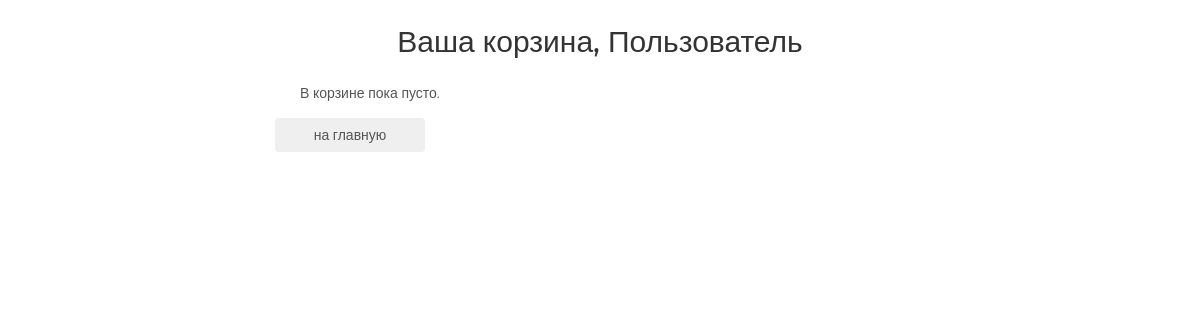
The page /basket/ (signed in) on the database as committed earlier.
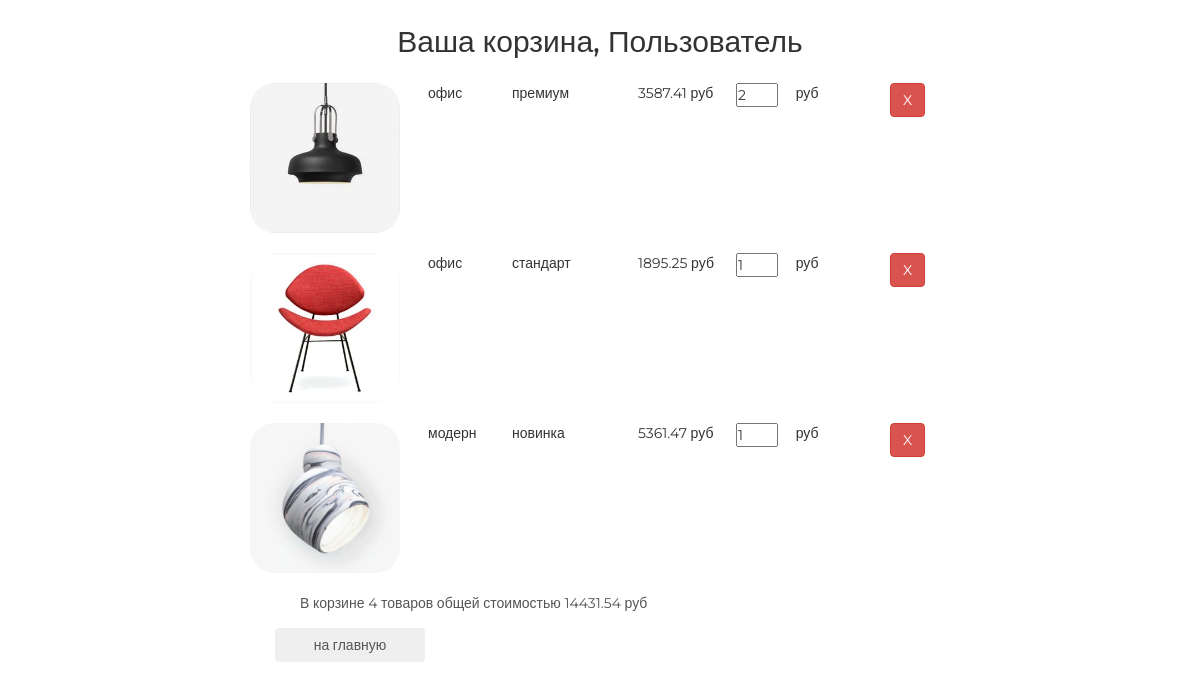
The same page on the database as committed later.
### basketapp/models.py (models this page shows)
class Basket(models.Model):
    user = models.ForeignKey(settings.AUTH_USER_MODEL, on_delete=models.CASCADE)
    product = models.ForeignKey(Product, on_delete=models.CASCADE)
    quantity = models.PositiveIntegerField(default=0)
    added_at = models.DateTimeField(auto_now_add=True)
    @property
    def product_price(self):
        return self.product.price * self.quantity
    @property
    def total_quantity(self):
        _items = Basket.objects.filter(user=self.user)
        _total_quantity = sum(list(map(lambda x: x.quantity, _items)))
        return _total_quantity
    @property
    def total_cost(self):
        _items = Basket.objects.filter(user=self.user)
        _total_cost = sum(list(map(lambda x: x.product_price, _items)))
        return _total_cost

### mainapp/models.py (models this page shows, shortened)
class Product(models.Model):
    category = models.ForeignKey(ProductCategory, on_delete=models.CASCADE)
    name = models.CharField(max_length=128, verbose_name='имя')
    image = models.ImageField(upload_to='products_images', blank=True, verbose_name='изображение')
    short_desc = models.CharField(max_length=128, verbose_name='краткое описание', blank=True)
    description = models.TextField(blank=True, verbose_name='описание')
    price = models.DecimalField(max_digits=8, decimal_places=2, default=0, verbose_name='цена')
    quantity = models.PositiveSmallIntegerField(default=0, verbose_name='количество товара')
    class Meta:
        verbose_name = 'продукт'
        verbose_name_plural = 'продукты'

class ProductCategory(models.Model):
    name = models.CharField(max_length=64, unique=True, verbose_name='имя')
    description = models.TextField(blank=True, verbose_name='описание')
    class Meta:
        verbose_name = 'категория'
        verbose_name_plural = 'категории'

### authapp/models.py (models this page shows)
class ShopUser(AbstractUser):
    avatar = models.ImageField(upload_to='users_avatars', blank=True, verbose_name='аватар')
    age = models.PositiveSmallIntegerField(verbose_name='Возраст')

### basketapp/views.py (the view)
# urls.py: path('', basketapp.basket, name='basket'),
@login_required
def basket(request):
    title = 'корзина'
    basket_items = Basket.objects.filter(user=request.user).order_by('product__category')
    content = {
        'title': title,
        'basket_items': basket_items,
    }
    return render(request, 'basketapp/basket.html', content)

### basketapp/templates/basketapp/basket.html
{% extends 'basketapp/base.html' %}
{% load staticfiles %}
{% block content %}
    <div class="basket_list">
        {% include 'basketapp/inc/inc_basket_list.html' %}
    </div>
    <button class="btn btn-round">
        <a href="{% url 'main' %}">на главную</a>
    </button>
{% endblock %}

### basketapp/templates/basketapp/inc/inc_basket_list.html
{% for item in basket_items %}
    <div class="basket_record">
        <img src="/media/{{ item.product.image }}"
             alt="{{ item.product.short_desc }}">
        <span class="category_name">{{ item.product.category.name }}</span>
        <span class="product_name">{{ item.product.name }}</span>
        <span class="product_price">{{ item.product.price }}&nbspруб</span>
        <input type="number" name="{{ item.pk }}" min="0" value="{{ item.quantity }}"/>
        <span class="product_cost">{{ item.cost }}&nbspруб</span>
        <a href="{% url 'basket:remove' item.pk %}" class="btn btn-round btn-danger">
            X
        </a>
    </div>
{% endfor %}
{% if basket_items %}
    <div class="basket_summary">
        В корзине {{ basket_items.0.total_quantity }} товаров общей стоимостью
        {{ basket_items.0.total_cost }} руб
    </div>
{% else %}
    <div class="basket_summary">
        В корзине пока пусто.
    </div>
{% endif %}

Rows that differ between the two databases and show on the page:
added Basket: product.image (picture), product.category.name "офис", product.name "премиум", product.price "3587.41", pk "2", user+quantity "4", user+product+quantity "14431.54"
added Basket: product.image (picture), product.category.name "офис", product.name "стандарт", product.price "1895.25", quantity "1"
added Basket: product.image (picture), product.category.name "модерн", product.name "новинка", product.price "5361.47", pk "1"
Other text that changed with them:
text no longer shown: "В корзине пока пусто."
text now shown: "В корзине товаров общей стоимостью руб"
